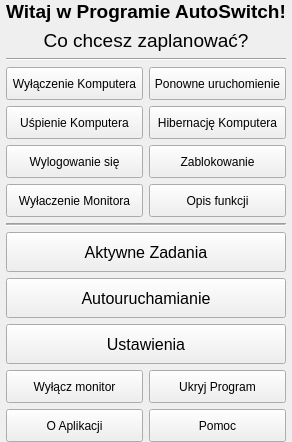
      <widget class="QWidget" name="Page_Main">
       <layout class="QGridLayout" name="gridLayout_2">
        <property name="leftMargin">
         <number>6</number>
        </property>
        <property name="topMargin">
         <number>0</number>
        </property>
        <property name="rightMargin">
         <number>6</number>
        </property>
        <property name="bottomMargin">
         <number>0</number>
        </property>
        <item row="2" column="0" colspan="2">
         <widget class="Line" name="line_2">
          <property name="orientation">
           <enum>Qt::Horizontal</enum>
          </property>
         </widget>
        </item>
        <item row="9" column="0" colspan="2">
         <widget class="MyButton" name="Main_Actions_ActiveTasks">
          <property name="minimumSize">
           <size>
            <width>0</width>
            <height>40</height>
           </size>
          </property>
          <property name="font">
           <font>
            <pointsize>12</pointsize>
           </font>
          </property>
          <property name="text">
           <string>Aktywne Zadania</string>
          </property>
         </widget>
        </item>
        <item row="4" column="0">
         <widget class="MyButton" name="Main_Task_Shutdown">
          <property name="minimumSize">
           <size>
            <width>0</width>
            <height>33</height>
           </size>
          </property>
          <property name="text">
           <string>Wyłączenie Komputera</string>
          </property>
          <property name="autoDefault">
           <bool>true</bool>
          </property>
         </widget>
        </item>
        <item row="1" column="0" colspan="2">
         <widget class="QLabel" name="label_5">
          <property name="font">
           <font>
            <pointsize>14</pointsize>
            <weight>50</weight>
            <bold>false</bold>
           </font>
          </property>
          <property name="text">
           <string>Co chcesz zaplanować?</string>
          </property>
          <property name="alignment">
           <set>Qt::AlignCenter</set>
          </property>
         </widget>
        </item>
        <item row="0" column="0" colspan="2">
         <widget class="QLabel" name="label_2">
          <property name="font">
           <font>
            <pointsize>14</pointsize>
            <weight>75</weight>
            <bold>true</bold>
           </font>
          </property>
          <property name="text">
           <string>Witaj w Programie AutoSwitch!</string>
          </property>
          <property name="alignment">
           <set>Qt::AlignCenter</set>
          </property>
         </widget>
        </item>
        <item row="8" column="0" colspan="2">
         <widget class="Line" name="line_3">
          <property name="midLineWidth">
           <number>1</number>
          </property>
          <property name="orientation">
           <enum>Qt::Horizontal</enum>
          </property>
         </widget>
        </item>
        <item row="5" column="1">
         <widget class="MyButton" name="Main_Task_Hibernate">
          <property name="minimumSize">
           <size>
            <width>0</width>
            <height>33</height>
           </size>
          </property>
          <property name="text">
           <string>Hibernację Komputera</string>
          </property>
         </widget>
        </item>
        <item row="12" column="0">
         <widget class="MyButton" name="Main_Actions_MonitorOff">
          <property name="enabled">
           <bool>true</bool>
          </property>
          <property name="minimumSize">
           <size>
            <width>0</width>
            <height>33</height>
           </size>
          </property>
          <property name="text">
           <string>Wyłącz monitor</string>
          </property>
         </widget>
        </item>
        <item row="11" column="0" colspan="2">
         <widget class="MyButton" name="Main_Actions_Settings">
          <property name="minimumSize">
           <size>
            <width>0</width>
            <height>40</height>
           </size>
          </property>
          <property name="font">
           <font>
            <pointsize>12</pointsize>
           </font>
          </property>
          <property name="autoFillBackground">
           <bool>false</bool>
          </property>
          <property name="text">
           <string>Ustawienia</string>
          </property>
         </widget>
        </item>
        <item row="10" column="0" colspan="2">
         <widget class="MyButton" name="Main_Actions_Autorun">
          <property name="minimumSize">
           <size>
            <width>0</width>
            <height>40</height>
           </size>
          </property>
          <property name="font">
           <font>
            <pointsize>12</pointsize>
           </font>
          </property>
          <property name="autoFillBackground">
           <bool>false</bool>
          </property>
          <property name="text">
           <string>Autouruchamianie</string>
          </property>
         </widget>
        </item>
        <item row="5" column="0">
         <widget class="MyButton" name="Main_Task_Sleep">
          <property name="minimumSize">
           <size>
            <width>0</width>
            <height>33</height>
           </size>
          </property>
          <property name="text">
           <string>Uśpienie Komputera</string>
          </property>
         </widget>
        </item>
        <item row="6" column="0">
         <widget class="MyButton" name="Main_Task_LogOff">
          <property name="minimumSize">
           <size>
            <width>0</width>
            <height>33</height>
           </size>
          </property>
          <property name="text">
           <string>Wylogowanie się</string>
          </property>
         </widget>
        </item>
        <item row="4" column="1">
         <widget class="MyButton" name="Main_Task_Reboot">
          <property name="minimumSize">
           <size>
            <width>0</width>
            <height>33</height>
           </size>
          </property>
          <property name="text">
           <string>Ponowne uruchomienie</string>
          </property>
         </widget>
        </item>
        <item row="6" column="1">
         <widget class="MyButton" name="Main_Task_Lock">
          <property name="minimumSize">
           <size>
            <width>0</width>
            <height>33</height>
           </size>
          </property>
          <property name="text">
           <string>Zablokowanie</string>
          </property>
         </widget>
        </item>
        <item row="7" column="0">
         <widget class="MyButton" name="Main_Task_MonitorOff">
          <property name="minimumSize">
           <size>
            <width>0</width>
            <height>33</height>
           </size>
          </property>
          <property name="text">
           <string>Wyłaczenie Monitora</string>
          </property>
          <property name="iconSize">
           <size>
            <width>25</width>
            <height>25</height>
           </size>
          </property>
         </widget>
        </item>
        <item row="12" column="1">
         <widget class="MyButton" name="Main_Actions_Hide">
          <property name="minimumSize">
           <size>
            <width>0</width>
            <height>33</height>
           </size>
          </property>
          <property name="autoFillBackground">
           <bool>false</bool>
          </property>
          <property name="text">
           <string>Ukryj Program</string>
          </property>
         </widget>
        </item>
        <item row="7" column="1">
         <widget class="MyButton" name="Main_Task_Help">
          <property name="minimumSize">
           <size>
            <width>0</width>
            <height>33</height>
           </size>
          </property>
          <property name="text">
           <string>Opis funkcji</string>
          </property>
         </widget>
        </item>
        <item row="13" column="0">
         <widget class="MyButton" name="Main_Actions_About">
          <property name="minimumSize">
           <size>
            <width>0</width>
            <height>33</height>
           </size>
          </property>
          <property name="text">
           <string>O Aplikacji</string>
          </property>
         </widget>
        </item>
        <item row="13" column="1">
         <widget class="MyButton" name="Main_Actions_Help">
          <property name="minimumSize">
           <size>
            <width>0</width>
            <height>33</height>
           </size>
          </property>
          <property name="text">
           <string>Pomoc</string>
          </property>
         </widget>
        </item>
       </layout>
      </widget>
